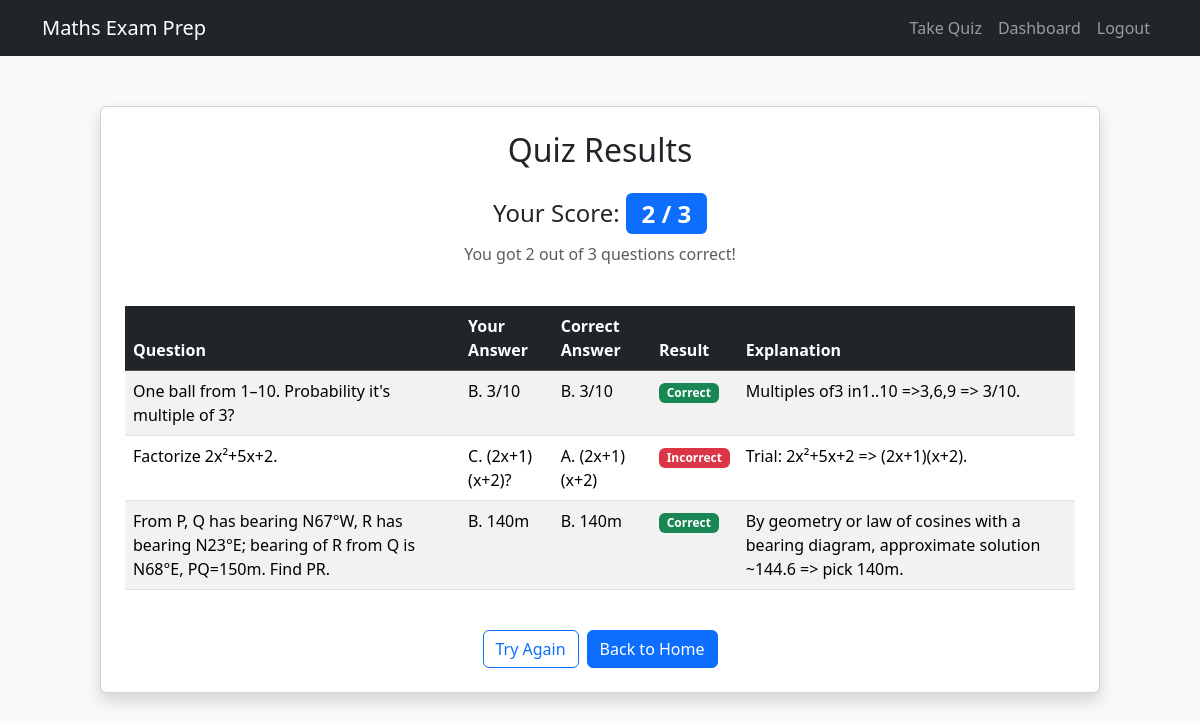
The page /results (signed in) on the database its author committed.
### app/models.py (models this page shows, shortened)
class Question(db.Model):
    id = db.Column(db.Integer, primary_key=True)
    topic = db.Column(db.String(100), nullable=False)
    difficulty = db.Column(db.Integer, nullable=False)
    question_text = db.Column(db.Text, nullable=False)
    option_a = db.Column(db.String(100), nullable=False)
    option_b = db.Column(db.String(100), nullable=False)
    option_c = db.Column(db.String(100), nullable=False)
    option_d = db.Column(db.String(100), nullable=False)
    correct_option = db.Column(db.String(10), nullable=False)  # correct_option = db.Column(db.String(10), nullable=False)  # Changed from db.String(1)
    explanation = db.Column(db.Text, nullable=True)

### app/routes.py (the view)
@app.route('/results')
@login_required
def results():
    responses = UserResponse.query.filter_by(user_id=current_user.id).order_by(UserResponse.id.desc()).limit(3).all()
    if not responses:
        flash('No quiz results found. Please take the quiz first.', 'warning')
        return redirect(url_for('quiz'))
    score = sum(1 for r in responses if r.is_correct)
    total_questions = len(responses)
    results_data = []
    valid_options = ['A', 'B', 'C', 'D']
    for r in responses:
        correct_option = r.question.correct_option
        if correct_option in valid_options:
            correct_text = f"{correct_option}. {getattr(r.question, f'option_{correct_option.lower()}')}"
        else:
            correct_text = f"{correct_option} (Invalid option)"
        results_data.append({
            'question_text': r.question.question_text,
            'selected_option': f"{r.selected_option}. {getattr(r.question, f'option_{r.selected_option.lower()}')}",
            'correct_option': correct_text,
            'is_correct': r.is_correct,
            'explanation': r.question.explanation or "No explanation available."
        })
    return render_template('results.html', score=score, total_questions=total_questions, results_data=results_data)

### app/models.py (called while the page is built)
@login_manager.user_loader
def load_user(user_id):
    return User.query.get(int(user_id))

### app/templates/results.html (shortened to what this page needs)
<!DOCTYPE html>
<html lang="en">
<head>
    <link href="https://cdn.jsdelivr.net/npm/bootstrap@5.3.3/dist/css/bootstrap.min.css" rel="stylesheet">
</head>
<body>
    <nav class="navbar navbar-expand-lg navbar-dark bg-dark">
        <div class="container">
            <a class="navbar-brand" href="{{ url_for('home') }}">Maths Exam Prep</a>
            <div class="collapse navbar-collapse" id="navbarNav">
                <ul class="navbar-nav ms-auto">
                    <li class="nav-item">
                        <a class="nav-link" href="{{ url_for('quiz') }}">Take Quiz</a>
                    </li>
                    <li class="nav-item">
                        <a class="nav-link" href="{{ url_for('dashboard') }}">Dashboard</a>
                    </li>
                    <li class="nav-item">
                        <a class="nav-link" href="{{ url_for('logout') }}">Logout</a>
                    </li>
                </ul>
            </div>
        </div>
    </nav>
    <div class="container">
        <div class="card results-card p-4 shadow">
            <h2 class="text-center mb-4">Quiz Results</h2>
            <div class="text-center mb-4">
                <h4>Your Score: <span class="badge bg-primary score-badge">{{ score }} / {{ total_questions }}</span></h4>
                <p class="text-muted">You got {{ score }} out of {{ total_questions }} questions correct!</p>
            </div>
            <table class="table table-striped table-hover">
                <thead class="table-dark">
                    <tr>
                        <th scope="col">Question</th>
                        <th scope="col">Your Answer</th>
                        <th scope="col">Correct Answer</th>
                        <th scope="col">Result</th>
                        <th scope="col">Explanation</th>
                    </tr>
                </thead>
                <tbody>
                    {% for result in results_data %}
                        <tr>
                            <td>{{ result.question_text }}</td>
                            <td>{{ result.selected_option }}</td>
                            <td>{{ result.correct_option }}</td>
                            <td>
                                {% if result.is_correct %}
                                    <span class="badge bg-success">Correct</span>
                                {% else %}
                                    <span class="badge bg-danger">Incorrect</span>
                                {% endif %}
                            </td>
                            <td>{{ result.explanation }}</td>
                        </tr>
                    {% endfor %}
                </tbody>
            </table>
            <div class="d-grid gap-2 d-md-flex justify-content-md-center mt-4">
                <a href="{{ url_for('quiz') }}" class="btn btn-outline-primary">Try Again</a>
                <a href="{{ url_for('home') }}" class="btn btn-primary">Back to Home</a>
            </div>
        </div>
    </div>
</body>
</html>

### app/templates/results.html (style rules this page uses)
body { background-color: #f8f9fa; }
.results-card { max-width: 1000px; margin: 50px auto; }
.score-badge { font-size: 1.5rem; }

### rows shown on the page
Question: question_text "One ball from 1–10. Probability it's multiple of 3?", selected_option "B. 3/10", correct_option "B. 3/10", shows "Correct", explanation "Multiples of3 in1..10 =>3,6,9 => 3/10."
Question: question_text "Factorize 2x²+5x+2.", selected_option "C. (2x+1)(x+2)?", correct_option "A. (2x+1)(x+2)", shows "Incorrect", explanation "Trial: 2x²+5x+2 => (2x+1)(x+2)."
Question: question_text "From P, Q has bearing N67°W, R has bearing N23°E; bearing of R from Q is N68°E, PQ=150m. Find PR.", selected_option "B. 140m", correct_option "B. 140m", shows "Correct", explanation "By geometry or law of cosines with a bearing diagram, approximate solution ~144.6 => pick 140m."

### other values the page prints
{{ score }} "2"
{{ total_questions }} "3"
